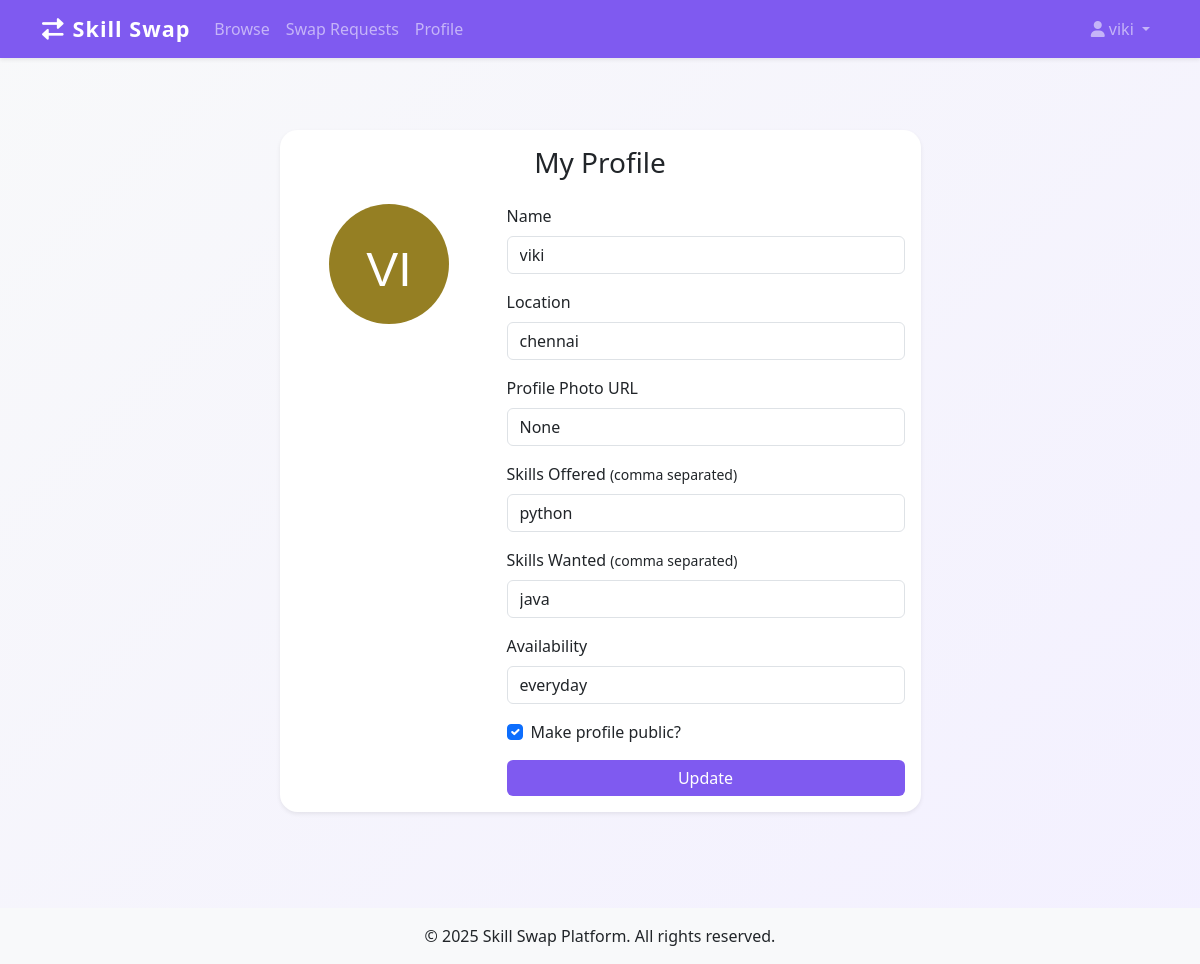
The app's page /profile (signed in) with its own data.
### models.py (models this page shows, shortened)
class User(UserMixin, db.Model):
    id = db.Column(db.Integer, primary_key=True)
    name = db.Column(db.String(150), nullable=False)
    email = db.Column(db.String(150), unique=True, nullable=False)
    location = db.Column(db.String(150))
    photo = db.Column(db.String(300))
    skills_offered = db.Column(db.String(300))
    skills_wanted = db.Column(db.String(300))
    availability = db.Column(db.String(100))
    is_public = db.Column(db.Boolean, default=True)
    is_admin = db.Column(db.Boolean, default=False)
    banned = db.Column(db.Boolean, default=False)
    password_hash = db.Column(db.String(150), nullable=False)
    @property
    def avatar_color(self):
        return f'{abs(hash(self.name)) % 0xFFFFFF:06x}'

### app.py (the view, shortened to what this page needs)
@app.route('/profile', methods=['GET', 'POST'])
@login_required
def profile():
    return render_template('profile.html', user=current_user)

### app.py (called while the page is built)
@login_manager.user_loader
def load_user(user_id):
    return User.query.get(int(user_id))

### templates/profile.html (shortened to what this page needs)
{% extends 'base.html' %}
{% block content %}
<div class="row justify-content-center mt-5">
  <div class="col-md-8 col-lg-7">
    <div class="card shadow-sm">
      <div class="card-body">
        <h3 class="card-title mb-4 text-center">My Profile</h3>
        <form method="POST">
          <div class="row">
            <div class="col-md-4 text-center mb-3">
              {% if user.photo %}
                <img src="{{ user.photo }}" class="rounded-circle img-thumbnail" style="max-width:120px;" alt="Profile Photo">
              {% else %}
                <span>
                  <svg width="120" height="120" viewBox="0 0 120 120" xmlns="http://www.w3.org/2000/svg">
                    <circle cx="60" cy="60" r="60" fill="#{{ user.avatar_color }}"/>
                    <text x="50%" y="56%" text-anchor="middle" fill="#fff" font-size="48" font-family="Arial, sans-serif" dy=".3em">{{ user.name[0:2]|upper }}</text>
                  </svg>
                </span>
              {% endif %}
            </div>
            <div class="col-md-8">
              <div class="mb-3">
                <label class="form-label">Name</label>
                <input type="text" class="form-control" name="name" value="{{ user.name }}" required>
              </div>
              <div class="mb-3">
                <label class="form-label">Location</label>
                <input type="text" class="form-control" name="location" value="{{ user.location }}">
              </div>
              <div class="mb-3">
                <label class="form-label">Profile Photo URL</label>
                <input type="text" class="form-control" name="photo" value="{{ user.photo }}">
              </div>
              <div class="mb-3">
                <label class="form-label">Skills Offered <small>(comma separated)</small></label>
                <input type="text" class="form-control" name="skills_offered" value="{{ user.skills_offered }}">
              </div>
              <div class="mb-3">
                <label class="form-label">Skills Wanted <small>(comma separated)</small></label>
                <input type="text" class="form-control" name="skills_wanted" value="{{ user.skills_wanted }}">
              </div>
              <div class="mb-3">
                <label class="form-label">Availability</label>
                <input type="text" class="form-control" name="availability" value="{{ user.availability }}">
              </div>
              <div class="form-check mb-3">
                <input class="form-check-input" type="checkbox" name="is_public" id="is_public" {% if user.is_public %}checked{% endif %}>
                <label class="form-check-label" for="is_public">Make profile public?</label>
              </div>
              <button type="submit" class="btn btn-primary w-100">Update</button>
            </div>
          </div>
        </form>
      </div>
    </div>
  </div>
</div>
{% endblock %}

### templates/base.html (shortened to what this page needs)
<!DOCTYPE html>
<html lang="en">
<head>
    <link href="https://cdn.jsdelivr.net/npm/bootstrap@5.3.0/dist/css/bootstrap.min.css" rel="stylesheet">
    <link href="https://cdnjs.cloudflare.com/ajax/libs/font-awesome/6.0.0/css/all.min.css" rel="stylesheet">
    <link rel="stylesheet" href="{{ url_for('static', filename='custom.css') }}">
</head>
<body>
    <nav class="navbar navbar-expand-lg navbar-dark bg-primary shadow-sm">
        <div class="container">
            <a class="navbar-brand" href="{{ url_for('home') }}">
                <i class="fas fa-exchange-alt me-2"></i>Skill Swap
            </a>
            <div class="collapse navbar-collapse" id="navbarNav">
                <ul class="navbar-nav me-auto">
                    <li class="nav-item">
                        <a class="nav-link" href="{{ url_for('browse') }}">Browse</a>
                    </li>
                    <li class="nav-item">
                        <a class="nav-link" href="{{ url_for('swap_requests') }}">Swap Requests</a>
                    </li>
                    {% if current_user.is_authenticated %}
                    <li class="nav-item">
                        <a class="nav-link" href="{{ url_for('profile') }}">Profile</a>
                    </li>
                    {% endif %}
                </ul>
                <ul class="navbar-nav">
                    {% if current_user.is_authenticated %}
                    <li class="nav-item dropdown">
                        <a class="nav-link dropdown-toggle" href="#" id="navbarDropdown" role="button" data-bs-toggle="dropdown">
                            <i class="fas fa-user me-1"></i>{{ current_user.name }}
                        </a>
                    </li>
                    {% endif %}
                </ul>
            </div>
        </div>
    </nav>
    <main class="container py-4">
        {% block content %}{% endblock %}
    </main>
    <footer class="bg-light py-3 mt-5">
        <div class="container text-center">
            <p class="mb-0">&copy; 2025 Skill Swap Platform. All rights reserved.</p>
        </div>
    </footer>
</body>
</html>

### static/custom.css (style rules this page uses)
body { background: linear-gradient(135deg, #f8f9fa 0%, #f3f0ff 100%); min-height: 100vh; }
.navbar-brand { font-weight: bold; letter-spacing: 1px; font-size: 1.35rem; }
.card { margin-bottom: 1.5rem; border-radius: 1.1rem; border: none; }
.btn-primary, .navbar, .bg-primary { background-color: #7f5af0 !important; border: none; }
input[type="text"], input[type="password"], input[type="number"] { border-radius: 6px !important; }

### records on screen
User: name "viki", name "VI", location "chennai", photo "None", skills_offered "python", skills_wanted "java", availability "everyday", is_public "☑"
